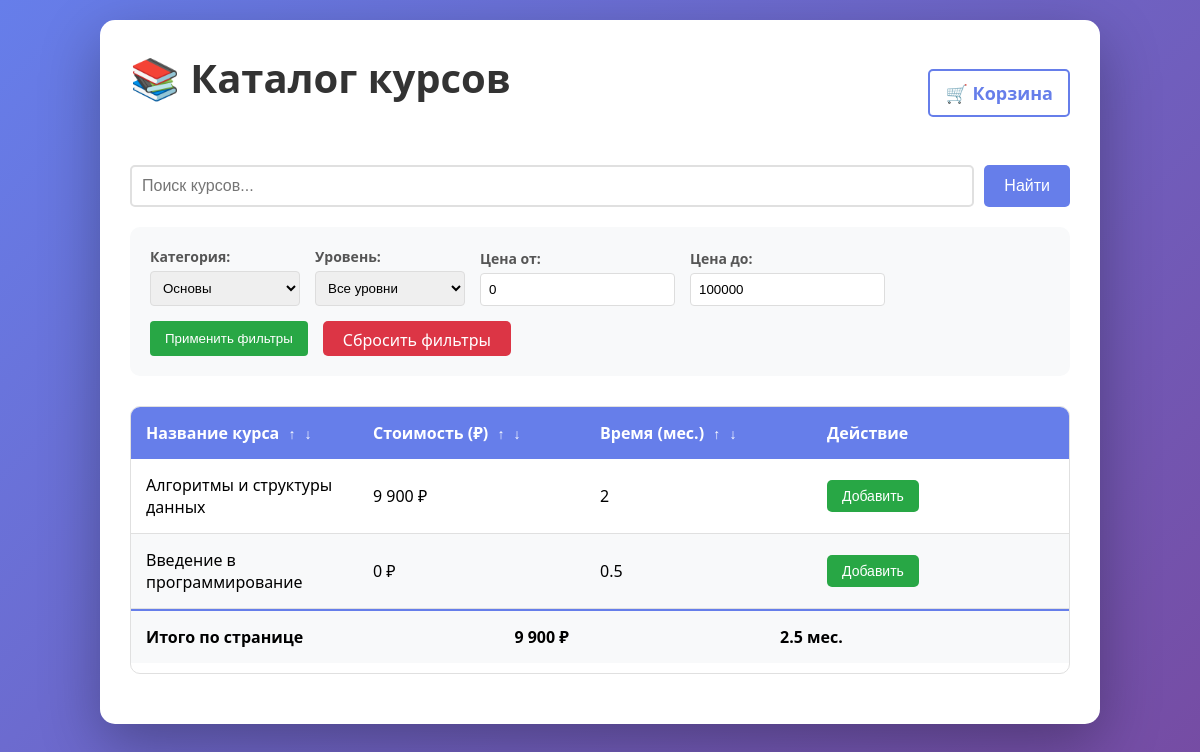
Screenshot of /Database/catalog/index.php?category=Основы with the database file from the repository.
### tables this page shows
CREATE TABLE `products` (
  `id` int(11) NOT NULL,
  `name` varchar(255) NOT NULL,
  `price` decimal(10,2) NOT NULL,
  `duration` float NOT NULL,
  `category` varchar(100) DEFAULT NULL,
  `level` enum('Начальный','Средний','Продвинутый') DEFAULT 'Начальный',
  `created_at` timestamp NOT NULL DEFAULT current_timestamp()
);

### Database/catalog/index.php (the view, shortened to what this page needs)
<?php
$limit = 5;
$page = isset($_GET['page']) ? (int)$_GET['page'] : 1;
$offset = ($page - 1) * $limit;
$sort = isset($_GET['sort']) ? $_GET['sort'] : 'name';
$order = isset($_GET['order']) ? $_GET['order'] : 'ASC';
$category = isset($_GET['category']) ? $_GET['category'] : '';
$level = isset($_GET['level']) ? $_GET['level'] : '';
$price_min = isset($_GET['price_min']) ? (float)$_GET['price_min'] : 0;
$price_max = isset($_GET['price_max']) ? (float)$_GET['price_max'] : 100000;
$search = isset($_GET['search']) ? $_GET['search'] : '';
$database = new Database();
$db = $database->getConnection();
$where_conditions = [];
$params = [];
if (!empty($category)) {
    $where_conditions[] = "category = :category";
    $params[':category'] = $category;
}
$where_sql = "";
if (count($where_conditions) > 0) {
    $where_sql = "WHERE " . implode(" AND ", $where_conditions);
}
$query = "SELECT * FROM products $where_sql ORDER BY $sort $order LIMIT :limit OFFSET :offset";
$stmt = $db->prepare($query);
foreach ($params as $key => $value) {
    $stmt->bindValue($key, $value);
}
$stmt->bindValue(':limit', $limit, PDO::PARAM_INT);
$stmt->bindValue(':offset', $offset, PDO::PARAM_INT);
$stmt->execute();
$products = $stmt->fetchAll(PDO::FETCH_ASSOC);
$categories_query = "SELECT DISTINCT category FROM products ORDER BY category";
$categories_stmt = $db->query($categories_query);
$categories = $categories_stmt->fetchAll(PDO::FETCH_COLUMN);
?>
<!DOCTYPE html>
<html lang="ru">
<head>
    <link rel="stylesheet" href="css/style.css">
</head>
<body>
    <div class="container">
        <div class="header">
            <h1>📚 Каталог курсов</h1>
            <div class="cart-info">
                <a href="cart.php" class="cart-link">
                    🛒 Корзина
                </a>
            </div>
        </div>
        <div class="search-section">
            <form action="index.php" method="GET" class="search-form">
                <input type="text" name="search" placeholder="Поиск курсов..." value="<?php echo htmlspecialchars($search); ?>">
                <button type="submit">Найти</button>
            </form>
        </div>
        <div class="filters-section">
            <form action="index.php" method="GET" class="filters-form">
                <div class="filter-group">
                    <label>Категория:</label>
                    <select name="category">
                        <?php foreach ($categories as $cat): ?>
                            <option value="<?php echo htmlspecialchars($cat); ?>" <?php echo $category == $cat ? 'selected' : ''; ?>>
                                <?php echo htmlspecialchars($cat); ?>
                            </option>
                        <?php endforeach; ?>
                    </select>
                </div>
                <div class="filter-group">
                    <label>Уровень:</label>
                    <select name="level">
                        <option value="">Все уровни</option>
                    </select>
                </div>
                <div class="filter-group">
                    <label>Цена от:</label>
                    <input type="number" name="price_min" value="<?php echo $price_min; ?>" min="0">
                </div>
                <div class="filter-group">
                    <label>Цена до:</label>
                    <input type="number" name="price_max" value="<?php echo $price_max; ?>" min="0">
                </div>
                <?php
                $query_params = [
                    'search' => $search,
                    'category' => $category,
                    'level' => $level,
                    'price_min' => $price_min,
                    'price_max' => $price_max
                ];
                $query_string = http_build_query($query_params);
                ?>
                <button type="submit">Применить фильтры</button>
                <?php if (!empty($category) || !empty($level) || $price_min > 0 || $price_max < 100000): ?>
                    <a href="index.php" class="clear-btn">Сбросить фильтры</a>
                <?php endif; ?>
            </form>
        </div>
        <section class="pricing-table">
            <div class="table-header">
                <p>
                    Название курса
                    <a href="?sort=name&order=ASC&<?php echo $query_string; ?>">↑</a>
                    <a href="?sort=name&order=DESC&<?php echo $query_string; ?>">↓</a>
                </p>
                <p>
                    Стоимость (₽)
                    <a href="?sort=price&order=ASC&<?php echo $query_string; ?>">↑</a>
                    <a href="?sort=price&order=DESC&<?php echo $query_string; ?>">↓</a>
                </p>
                <p>
                    Время (мес.)
                    <a href="?sort=duration&order=ASC&<?php echo $query_string; ?>">↑</a>
                    <a href="?sort=duration&order=DESC&<?php echo $query_string; ?>">↓</a>
                </p>
                <p>Действие</p>
            </div>
            <div id="table-body">
                <?php foreach ($products as $product): ?>
                <div class="product-row">
                    <p><?php echo htmlspecialchars($product['name']); ?></p>
                    <p><?php echo number_format($product['price'], 0, '.', ' '); ?> ₽</p>
                    <p><?php echo $product['duration']; ?></p>
                    <form action="add_to_cart.php" method="POST">
                        <button type="submit" class="add-to-cart">Добавить</button>
                    </form>
                </div>
                <?php endforeach; ?>
            </div>
            <?php
            $total_price = array_sum(array_column($products, 'price'));
            $total_duration = array_sum(array_column($products, 'duration'));
            ?>
            <div class="total-row" id="total-row">
                <p><b>Итого по странице</b></p>
                <p><b><?php echo number_format($total_price, 0, '.', ' '); ?> ₽</b></p>
                <p><b><?php echo $total_duration; ?> мес.</b></p>
            </div>
        </section>
    </div>
</body>
</html>

### Database/catalog/css/style.css (style rules this page uses)
* { margin: 0; padding: 0; box-sizing: border-box; }
body { font-family: 'Segoe UI', Tahoma, Geneva, Verdana, sans-serif; background: linear-gradient(135deg, #667eea 0%, #764ba2 100%); min-height: 100vh; padding: 20px; }
.container { max-width: 1000px; margin: 0 auto; background: white; border-radius: 15px; padding: 30px; box-shadow: 0 20px 60px rgba(0,0,0,0.3); }
h1 { text-align: center; color: #333; margin-bottom: 30px; font-size: 2.5em; }
.search-section { margin-bottom: 20px; }
.search-form { display: flex; gap: 10px; }
.search-form input[type="text"] { flex: 1; padding: 10px; border: 2px solid #e0e0e0; border-radius: 5px; font-size: 16px; }
.search-form button { padding: 10px 20px; background: #667eea; color: white; border: none; border-radius: 5px; cursor: pointer; font-size: 16px; }
.filters-section { background: #f8f9fa; padding: 20px; border-radius: 10px; margin-bottom: 30px; }
.filters-form { display: flex; flex-wrap: wrap; gap: 15px; align-items: flex-end; }
.filter-group { display: flex; flex-direction: column; gap: 5px; min-width: 150px; }
.filter-group label { font-weight: bold; color: #555; font-size: 14px; }
.filter-group select, .filter-group input { padding: 8px; border: 1px solid #ddd; border-radius: 4px; }
.filters-form button { padding: 8px 15px; background: #28a745; color: white; border: none; border-radius: 4px; cursor: pointer; height: 35px; }
.clear-btn { padding: 8px 15px; background: #dc3545; color: white; text-decoration: none; border-radius: 4px; display: inline-block; height: 35px; line-height: 19px; }
.pricing-table { border: 1px solid #e0e0e0; border-radius: 10px; overflow: hidden; margin-bottom: 20px; }
.table-header { display: grid; grid-template-columns: repeat(4, 1fr); background: #667eea; color: white; padding: 15px; font-weight: bold; }
.table-header p { margin: 0; }
.table-header a { color: white; text-decoration: none; margin-left: 5px; font-size: 14px; }
.product-row { display: grid; grid-template-columns: repeat(4, 1fr); padding: 15px; border-bottom: 1px solid #e0e0e0; align-items: center; }
.product-row:nth-child(even) { background: #f8f9fa; }
.product-row button { background: #28a745; color: white; border: none; padding: 8px 15px; border-radius: 5px; cursor: pointer; font-size: 14px; transition: background 0.3s; width: fit-content; }
.total-row { display: grid; grid-template-columns: repeat(4, 1fr); padding: 15px; background: #f8f9fa; font-weight: bold; border-top: 2px solid #667eea; }
.header { display: flex; justify-content: space-between; align-items: center; margin-bottom: 30px; }
.cart-info { font-size: 18px; }
.cart-link { text-decoration: none; color: #667eea; font-weight: bold; padding: 10px 15px; border: 2px solid #667eea; border-radius: 5px; transition: all 0.3s; }
.clear-btn { padding: 10px 20px; background: #dc3545; color: white; border: none; border-radius: 5px; cursor: pointer; }
.total-row { display: flex; justify-content: space-between; margin-bottom: 10px; font-size: 16px; }

### rows the page displays
products: name "Алгоритмы и структуры данных", price "9 900", duration "2"
products: name "Введение в программирование", price "0", duration "0.5"

### other values shown
$total_price "9 900"
$total_duration "2.5"
form field category "Основы"
